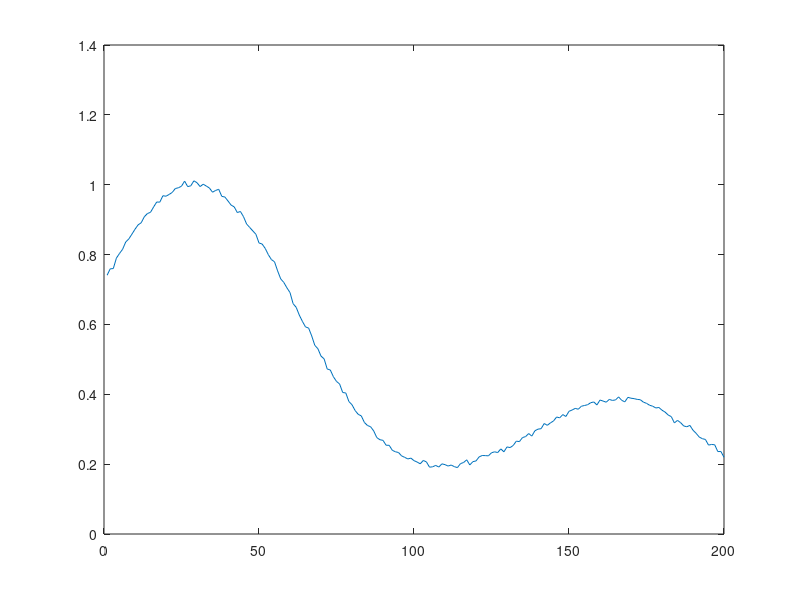

Write the MATLAB code that produced this figure.
% This code generates 'data.mat'. You should not need to modify this for
% the lab.

clear all
close all
clc

range = 1:200;
% Create random peaks
data = normpdf(range,0,25)*rand() + ...
    normpdf(range,25,25)*rand() + ...
    normpdf(range,50,25)*rand() + ...
    normpdf(range,75,25)*rand() + ...
    normpdf(range,100,25)*rand() + ... 
    normpdf(range,125,25)*rand() + ...
    normpdf(range,150,25)*rand() + ...
    normpdf(range,175,25)*rand() + ...
    normpdf(range,200,25)*rand();

data = data ./ max(data); % normalize to [0,1]

% Add a bit of noise
data = data + randn(1,200)*0.005;

plot(data);

